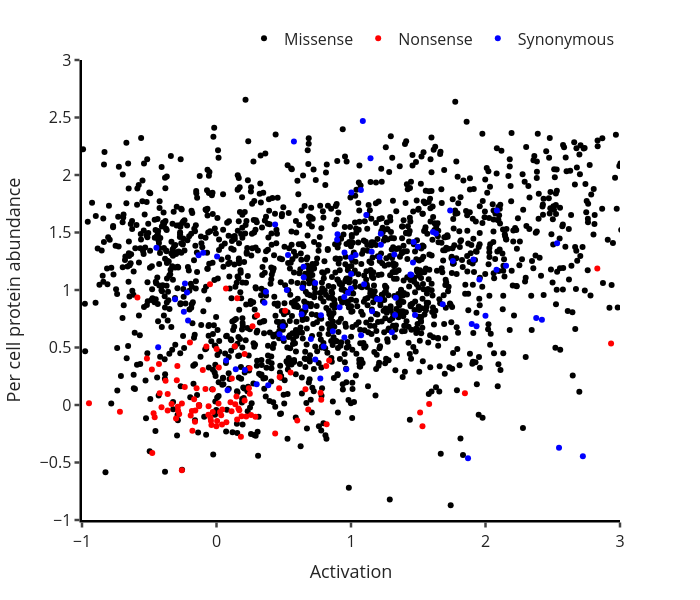

The cell this chart's notebook holds for it:
### Markdown cell above
## Abundance vs Activation Scatter Plot

### Code cell
scatter_fig = px.scatter()

activation_n_ymScarlet_df = data_df[["Variant", "variant_type", "Activation", "Abundance"]].copy().dropna()


scatter_fig.add_scatter(
    x=activation_n_ymScarlet_df[activation_n_ymScarlet_df["variant_type"] == "Missense"]["Activation"],
    y=activation_n_ymScarlet_df[activation_n_ymScarlet_df["variant_type"] == "Missense"]["Abundance"],
    mode="markers",
    name="Missense",
    marker=dict(
        color="black"
    ),
    hovertext=activation_n_ymScarlet_df[activation_n_ymScarlet_df["variant_type"] == "Missense"]["Variant"]
)

scatter_fig.add_scatter(
    x=activation_n_ymScarlet_df[activation_n_ymScarlet_df["variant_type"] == "Nonsense"]["Activation"],
    y=activation_n_ymScarlet_df[activation_n_ymScarlet_df["variant_type"] == "Nonsense"]["Abundance"],
    mode="markers",
    name="Nonsense",
    marker=dict(
        color="red"
    ),
    hovertext=activation_n_ymScarlet_df[activation_n_ymScarlet_df["variant_type"] == "Nonsense"]["Variant"]
)

scatter_fig.add_scatter(
    x=activation_n_ymScarlet_df[activation_n_ymScarlet_df["variant_type"] == "Synonymous"]["Activation"],
    y=activation_n_ymScarlet_df[activation_n_ymScarlet_df["variant_type"] == "Synonymous"]["Abundance"],
    mode="markers",
    name="Synonymous",
    marker=dict(
        color="blue"
    ),
    hovertext=activation_n_ymScarlet_df[activation_n_ymScarlet_df["variant_type"] == "Synonymous"]["Variant"]
)

scatter_fig.update_layout(
    template="simple_white",
    xaxis_title="Activation",
    yaxis_title="Per cell protein abundance",
    legend=dict(
        orientation="h",
        yanchor="bottom",
        y=1.01,
        xanchor="right",
        x=1,
        font=dict(size=16)
    ),
    autosize=False,
    width=700,
    height=600
)

scatter_fig.update_xaxes(linewidth=2.5,
                         linecolor="black",
                         tickwidth=2.5,
                         title_font=dict(size=18),
                         tickfont=dict(size=16),
                         range=[-1,3]
                         )
scatter_fig.update_yaxes(linewidth=2.5,
                         linecolor="black",
                         tickwidth=2.5,
                         title_font=dict(size=18),
                         tickfont=dict(size=16),
                         range=[-1, 3]
                         )

scatter_fig.update_traces(hovertemplate="Variant: %{hovertext}<br>Activation: %{x:.2f}<br>Per cell protein abundance: %{y:.2f}<extra></extra>")

scatter_fig.show()

del scatter_fig, activation_n_ymScarlet_df

### Figure 1 — Plotly figure (JSON) as saved in the notebook; plotly's stock layout.template omitted (floating-point values rounded to 4 significant figures; data arrays with more than 128 entries replaced by an {"elided": "..."} marker saying what was removed)
{"data": [{"hovertemplate": "Variant: %{hovertext}<br>Activation: %{x:.2f}<br>Per cell protein abundance: %{y:.2f}<extra></extra>", "legendgroup": "", "marker": {"color": "#636efa", "symbol": "circle"}, "mode": "markers", "name": "", "orientation": "v", "showlegend": false, "xaxis": "x", "yaxis": "y", "type": "scatter"}, {"hovertext": {"elided": "1821 str values"}, "marker": {"color": "black"}, "mode": "markers", "name": "Missense", "x": {"elided": "1821 float values"}, "y": {"elided": "1821 float values"}, "type": "scatter", "hovertemplate": "Variant: %{hovertext}<br>Activation: %{x:.2f}<br>Per cell protein abundance: %{y:.2f}<extra></extra>"}, {"hovertext": ["R177*", "Y178*", "I179*", "P180*", "E181*", "G182*", "Q184*", "C185*", "S186*", "C187*", "G188*", "I189*", "D190*", "Y191*", "Y192*", "T193*", "L194*", "K195*", "E197*", "V198*", "N199*", "N200*", "E201*", "S202*", "F203*", "V204*", "I205*", "Y206*", "M207*", "F208*", "V209*", "V210*", "H211*", "F212*", "T213*", "I214*", "P215*", "M216*", "I217*", "I218*", "I219*", "F220*", "F221*", "C222*", "Y223*", "G224*", "Q225*", "L226*", "V227*", "F228*", "T229*", "V230*", "K231*", "E232*", "A233*", "A234*", "A235*", "Q236*", "Q237*", "Q238*", "E239*", "S240*", "A241*", "T242*", "T243*", "Q244*", "K245*", "A246*", "E247*", "K248*", "E249*", "V250*", "T251*", "R252*", "V254*", "I255*", "I256*", "M257*", "V258*", "I259*", "A260*", "F261*", "L262*", "I263*", "C264*", "W265*", "V266*", "P267*", "Y268*", "A269*", "S270*", "V271*", "A272*", "F273*", "Y274*", "I275*", "F276*", "T277*"], "marker": {"color": "red"}, "mode": "markers", "name": "Nonsense", "x": [-3.173, -0.2952, -0.2574, 1.847, -0.1975, 0.3019, 0.816, 0.4694, 2.934, 0.7736, 0.4657, -0.4595, -0.2876, -0.2359, -0.02773, -0.291, -0.718, 0.2087, -0.1828, 0.1393, -0.4678, -0.5171, -0.2856, 0.1632, -0.2576, 0.2477, 0.1043, -0.148, -0.4087, 0.2569, -0.1576, 0.2462, 0.6005, -0.001004, -0.05882, -0.3787, -0.3007, -0.3341, 0.6822, -0.1918, 0.1696, -0.08209, -0.9481, -0.04498, -0.4227, 0.07049, -0.3632, -0.4804, -0.04123, 0.004553, -0.1665, 0.1365, 0.07355, 1.514, -0.02716, -0.2772, 0.5107, 0.1543, -0.588, 0.2678, -0.1295, 0.241, 1.531, 0.1533, -0.04843, 0.2092, -0.07536, 0.001004, 0.01507, 0.551, 0.03485, 0.2208, 0.2893, 0.04286, 0.1119, -0.1792, -0.06038, -0.1317, 0.0262, 0.7785, 0.8189, 0.1816, -0.4777, -0.1019, -0.3628, 0.8375, 0.01726, 1.581, 2.831, 0.4362, -0.03764, 0.6614, 0.04082, 0.1863, 0.114, -0.16, 0.1484, -0.4278], "y": [0.1239, 0.2156, -0.5681, 0.1026, 0.5426, 0.7796, 0.3399, 0.2445, 0.5348, 0.1072, 0.1461, -0.1066, -0.01523, 0.1555, -0.06143, 0.3401, -0.05787, 0.4429, -0.05155, 0.005967, -0.07206, 0.4033, -0.05094, -0.02958, 0.01305, 0.0976, 0.02483, 0.1464, -0.01918, -0.08673, -0.04757, 0.3194, -0.1357, -0.1851, -0.009862, 0.2104, -0.1168, 0.008713, -0.03821, -0.09225, -0.04486, 0.1399, 0.01489, -0.1101, 0.1023, 1.013, -0.04686, 0.3085, -0.1379, -0.14, 0.05075, 0.5111, -0.1502, -0.06542, 0.1353, -0.0787, 0.819, 0.9293, 0.9347, 0.6848, -0.01033, 0.1449, -0.1848, -0.126, 1.049, 0.03929, 0.5097, 0.4873, 0.01198, 0.283, -0.08816, -0.09977, -0.1022, -0.03864, -0.05447, -0.2248, -0.08421, 0.0, -0.06062, 0.0452, -0.1683, -0.2763, -0.4166, 0.3043, 0.09601, 0.3859, 0.3271, 0.009207, 1.187, -0.2486, -0.1735, 0.1361, -0.1694, -0.09835, 0.2309, -0.1458, 0.07451, 0.356], "type": "scatter", "hovertemplate": "Variant: %{hovertext}<br>Activation: %{x:.2f}<br>Per cell protein abundance: %{y:.2f}<extra></extra>"}, {"hovertext": ["R177R", "Y178Y", "I179I", "P180P", "E181E", "G182G", "L183L", "Q184Q", "C185C", "S186S", "C187C", "G188G", "I189I", "D190D", "Y191Y", "Y192Y", "T193T", "L194L", "K195K", "P196P", "E197E", "V198V", "N199N", "N200N", "E201E", "S202S", "F203F", "V204V", "I205I", "Y206Y", "F208F", "V209V", "V210V", "H211H", "F212F", "T213T", "I214I", "P215P", "I217I", "I218I", "I219I", "F220F", "F221F", "C222C", "Y223Y", "G224G", "Q225Q", "L226L", "V227V", "F228F", "T229T", "V230V", "K231K", "E232E", "A233A", "A234A", "A235A", "Q236Q", "Q237Q", "Q238Q", "E239E", "S240S", "A241A", "T242T", "T243T", "Q244Q", "K245K", "A246A", "E247E", "K248K", "E249E", "V250V", "T251T", "R252R", "V254V", "I255I", "I256I", "V258V", "I259I", "A260A", "F261F", "L262L", "I263I", "C264C", "V266V", "P267P", "Y268Y", "A269A", "S270S", "V271V", "A272A", "F273F", "Y274Y", "I275I", "F276F", "T277T"], "marker": {"color": "blue"}, "mode": "markers", "name": "Synonymous", "x": [2.419, 0.6388, -2.702, 1.145, 0.1433, -1.237, 1.498, 1.114, 1.632, 2.153, 1.461, 1.304, 0.9777, 0.08232, 0.3844, 0.7972, 0.9153, 1.157, 1.609, -0.2115, -0.4338, 0.9498, 0.9518, 0.6607, 1.074, 0.7766, 1.682, 1.333, 0.4973, 0.4358, -0.4466, 1.212, 0.3677, 1.91, 0.493, 0.5755, 1.034, 1.307, 1.001, 1.898, 1.448, 1.442, 0.6327, 2.0, 0.6472, -0.3081, 0.2109, 1.154, 0.7016, 1.075, 1.193, 0.965, 0.5317, 1.757, 2.532, 0.7347, 1.295, 2.377, -0.09911, 0.3568, -0.2193, 0.4687, 1.933, 1.088, 2.085, 1.476, 1.87, 0.07141, 0.7336, 1.737, 1.003, 0.8999, 1.222, 0.9988, 1.098, 0.004376, 0.5229, 0.8649, 1.954, 2.082, 0.6482, 1.328, 1.222, 0.9991, 2.724, 2.547, -0.2427, 0.772, 1.322, 1.215, 0.951, 0.2987, 0.8967, -0.2344, -0.1335, 1.465], "y": [0.7411, 1.02, 1.277, 2.146, 0.311, 0.5567, 1.377, 1.653, 1.492, 1.211, 1.239, 0.632, 0.9771, 0.1278, 0.1707, 0.5096, 0.8505, 0.8142, 1.504, 0.7341, 0.5031, 0.9381, 1.327, 0.8506, 1.869, 0.7797, 0.8755, 0.9329, 0.5812, 1.57, 1.367, 1.285, 0.9841, 1.266, 0.6849, 2.292, 1.305, -1.61, 1.14, 0.7053, 1.134, 1.135, 0.7893, 0.776, 1.201, 0.9206, 0.3048, 1.332, 0.5742, 0.6064, 0.9212, 0.311, 1.305, 1.252, 1.407, 0.3964, -1.445, 0.7565, 1.323, 0.8894, 0.978, 0.6147, 0.6837, 2.47, 1.691, 0.7819, -0.4639, 0.386, 1.061, 1.69, 1.847, 1.486, 1.392, 1.014, 1.051, 1.292, 1.0, 0.6407, 1.091, 1.175, 1.112, 0.7834, 1.49, 1.283, -0.4461, -0.3711, 0.8114, 0.2301, 1.308, 0.9201, 0.5865, 0.1814, 1.437, 1.056, 1.303, 1.417], "type": "scatter", "hovertemplate": "Variant: %{hovertext}<br>Activation: %{x:.2f}<br>Per cell protein abundance: %{y:.2f}<extra></extra>"}], "layout": {"xaxis": {"anchor": "y", "domain": [0.0, 1.0], "title": {"text": "Activation", "font": {"size": 18}}, "tickfont": {"size": 16}, "linewidth": 2.5, "linecolor": "black", "tickwidth": 2.5, "range": [-1, 3]}, "yaxis": {"anchor": "x", "domain": [0.0, 1.0], "title": {"text": "Per cell protein abundance", "font": {"size": 18}}, "tickfont": {"size": 16}, "linewidth": 2.5, "linecolor": "black", "tickwidth": 2.5, "range": [-1, 3]}, "legend": {"tracegroupgap": 0, "font": {"size": 16}, "orientation": "h", "yanchor": "bottom", "y": 1.01, "xanchor": "right", "x": 1}, "margin": {"t": 60}, "autosize": false, "width": 700, "height": 600}}
